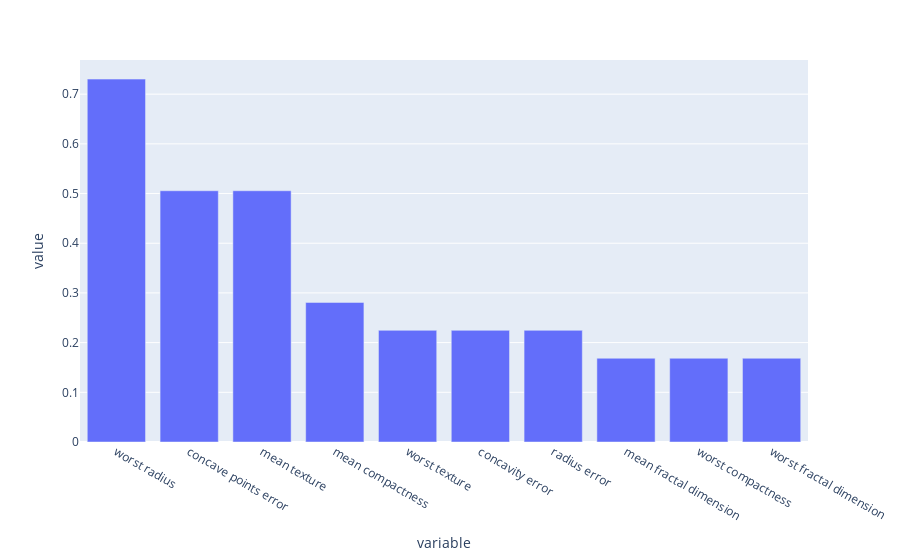

The code cell stored with this chart in its notebook:
### Code cell
px.bar(df, x='variable', y='value')

### Figure 1 — Plotly figure (JSON) as saved in the notebook; plotly's stock layout.template omitted (floating-point values rounded to 4 significant figures)
{"data": [{"alignmentgroup": "True", "hovertemplate": "variable=%{x}<br>value=%{y}<extra></extra>", "legendgroup": "", "marker": {"color": "#636efa"}, "name": "", "offsetgroup": "", "orientation": "v", "showlegend": false, "textposition": "auto", "type": "bar", "x": ["worst radius", "concave points error", "mean texture", "mean compactness", "worst texture", "concavity error", "radius error", "mean fractal dimension", "worst compactness", "worst fractal dimension"], "xaxis": "x", "y": [0.7303, 0.5056, 0.5056, 0.2809, 0.2247, 0.2247, 0.2247, 0.1685, 0.1685, 0.1685], "yaxis": "y"}], "layout": {"barmode": "relative", "legend": {"tracegroupgap": 0}, "margin": {"t": 60}, "xaxis": {"anchor": "y", "domain": [0, 1], "title": {"text": "variable"}}, "yaxis": {"anchor": "x", "domain": [0, 1], "title": {"text": "value"}}}}
